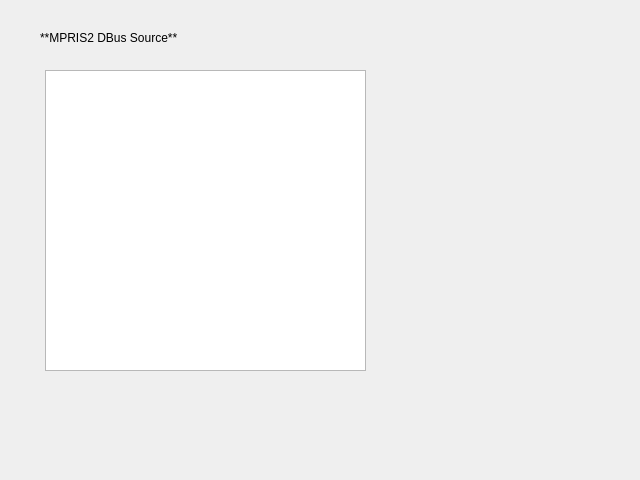
<?xml version="1.0" encoding="UTF-8"?>
<ui version="4.0">
 <class>mpris2_ui</class>
 <widget class="QWidget" name="mpris2_ui">
  <property name="geometry">
   <rect>
    <x>0</x>
    <y>0</y>
    <width>640</width>
    <height>480</height>
   </rect>
  </property>
  <property name="windowTitle">
   <string>MPRIS2</string>
  </property>
  <widget class="QLabel" name="header_label">
   <property name="geometry">
    <rect>
     <x>40</x>
     <y>30</y>
     <width>291</width>
     <height>16</height>
    </rect>
   </property>
   <property name="text">
    <string>**MPRIS2 DBus Source**</string>
   </property>
   <property name="textFormat">
    <enum>Qt::MarkdownText</enum>
   </property>
  </widget>
  <widget class="QListWidget" name="list_widget">
   <property name="geometry">
    <rect>
     <x>45</x>
     <y>70</y>
     <width>321</width>
     <height>301</height>
    </rect>
   </property>
  </widget>
 </widget>
 <resources/>
 <connections/>
</ui>
